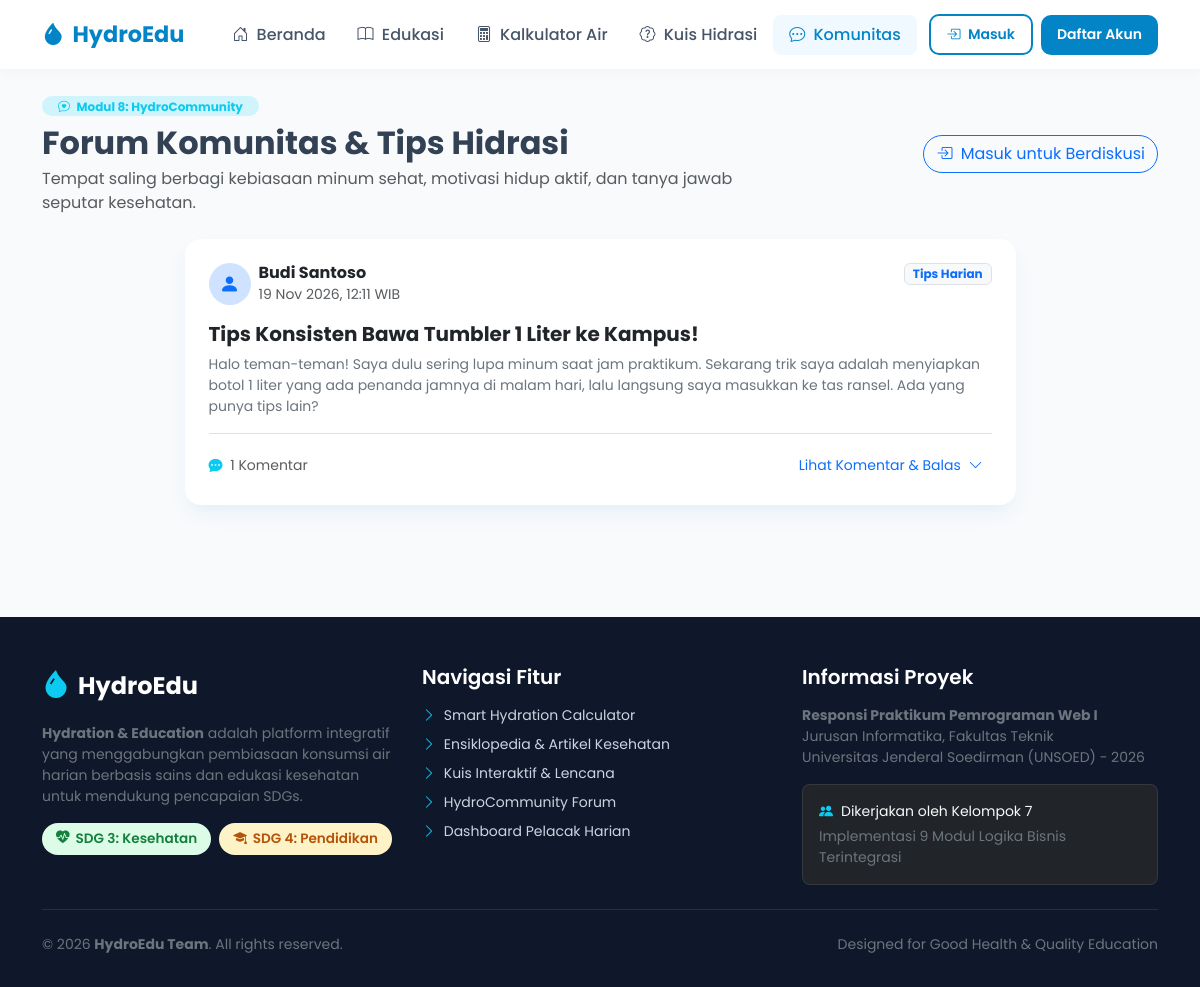
The app's page /pages/forum.php with its own data.
### tables this page shows
CREATE TABLE IF NOT EXISTS `forum_posts` (
  `id` INT AUTO_INCREMENT PRIMARY KEY,
  `user_id` INT NOT NULL,
  `judul` VARCHAR(255) NOT NULL,
  `konten` TEXT NOT NULL,
  `kategori` ENUM('Tips Harian', 'Pertanyaan', 'Cerita Sehat', 'Tantangan') DEFAULT 'Tips Harian',
  `created_at` TIMESTAMP DEFAULT CURRENT_TIMESTAMP,
  FOREIGN KEY (`user_id`) REFERENCES `users`(`id`) ON DELETE CASCADE
);

CREATE TABLE IF NOT EXISTS `users` (
  `id` INT AUTO_INCREMENT PRIMARY KEY,
  `nama` VARCHAR(100) NOT NULL,
  `email` VARCHAR(100) NOT NULL UNIQUE,
  `password` VARCHAR(255) NOT NULL,
  `role` ENUM('admin', 'user') DEFAULT 'user',
  `jenis_kelamin` ENUM('L', 'P') DEFAULT 'L',
  `berat_badan` FLOAT DEFAULT 60.0,
  `tingkat_aktivitas` ENUM('ringan', 'sedang', 'berat') DEFAULT 'sedang',
  `target_harian_ml` INT DEFAULT 2000,
  `foto_profil` VARCHAR(255) DEFAULT 'default-avatar.png',
  `created_at` TIMESTAMP DEFAULT CURRENT_TIMESTAMP,
  `updated_at` TIMESTAMP DEFAULT CURRENT_TIMESTAMP ON UPDATE CURRENT_TIMESTAMP
);

### config/koneksi.php (called while the page is built, shortened)
<?php
function isLoggedIn() {
    return isset($_SESSION['user_id']);
}
?>

### pages/forum.php (the view, shortened to what this page needs)
<?php
require_once __DIR__ . '/../config/koneksi.php';
$posts_query = mysqli_query($conn, "
    SELECT p.*, u.nama AS author_name, u.role,
           (SELECT COUNT(*) FROM forum_comments c WHERE c.post_id = p.id) AS total_comments
    FROM forum_posts p
    JOIN users u ON p.user_id = u.id
    ORDER BY p.created_at DESC
");
include_once __DIR__ . '/../includes/header.php';
?>
<div class="container py-4">
  <div class="row align-items-center mb-4">
    <div class="col-md-8">
      <span class="badge bg-info-subtle text-info fw-bold px-3 py-1 rounded-pill mb-2">
        <i class="bi bi-chat-heart me-1"></i> Modul 8: HydroCommunity
      </span>
      <h2 class="fw-bold mb-1">Forum Komunitas & Tips Hidrasi</h2>
      <p class="text-muted mb-0">Tempat saling berbagi kebiasaan minum sehat, motivasi hidup aktif, dan tanya jawab seputar kesehatan.</p>
    </div>
    <div class="col-md-4 text-md-end mt-3 mt-md-0">
      <?php if ($logged_in): ?>
        <button type="button" class="btn btn-hydro rounded-pill" data-bs-toggle="modal" data-bs-target="#modalNewPost">
          <i class="bi bi-pencil-square me-1"></i> Buat Diskusi Baru
        </button>
      <?php else: ?>
        <a href="<?= BASE_URL ?>pages/login.php" class="btn btn-outline-primary rounded-pill">
          <i class="bi bi-box-arrow-in-right me-1"></i> Masuk untuk Berdiskusi
        </a>
      <?php endif; ?>
    </div>
  </div>
  <div class="row justify-content-center">
    <div class="col-lg-9">
      <?php if ($posts_query && mysqli_num_rows($posts_query) > 0): ?>
        <?php while ($post = mysqli_fetch_assoc($posts_query)): ?>
          <?php $pid = (int)$post['id']; ?>
          <div class="card card-custom p-4 border-0 mb-4">
            <div class="d-flex justify-content-between align-items-start mb-2">
              <div class="d-flex align-items-center gap-2">
                <div class="d-inline-flex align-items-center justify-content-center bg-primary-subtle text-primary rounded-circle" style="width: 42px; height: 42px;">
                  <i class="bi bi-person-fill fs-5"></i>
                </div>
                <div>
                  <h6 class="fw-bold mb-0 text-dark"><?= htmlspecialchars($post['author_name']) ?></h6>
                  <span class="text-muted small"><?= date('d M Y, H:i', strtotime($post['created_at'])) ?> WIB</span>
                </div>
              </div>
              <span class="badge bg-light text-primary border">
                <?= htmlspecialchars($post['kategori']) ?>
              </span>
            </div>
            <h5 class="fw-bold my-2 text-dark"><?= htmlspecialchars($post['judul']) ?></h5>
            <p class="text-secondary small lh-base mb-3"><?= nl2br(htmlspecialchars($post['konten'])) ?></p>
            <div class="pt-3 border-top d-flex justify-content-between align-items-center">
              <span class="small text-muted">
                <i class="bi bi-chat-dots-fill text-info me-1"></i> <?= $post['total_comments'] ?> Komentar
              </span>
              <button class="btn btn-sm btn-link text-decoration-none" type="button" data-bs-toggle="collapse" data-bs-target="#comments-<?= $pid ?>">
                Lihat Komentar & Balas <i class="bi bi-chevron-down ms-1"></i>
              </button>
            </div>
          </div>
        <?php endwhile; ?>
      <?php endif; ?>
    </div>
  </div>
</div>
<?php include_once __DIR__ . '/../includes/footer.php'; ?>

### assets/css/style.css (style rules this page uses)
:root { --primary-color: #0284c7; --primary-hover: #0369a1; --secondary-color: #06b6d4; --success-color: #10b981; --accent-color: #f59e0b; --dark-color: #0f172a; --light-bg: #f8fafc; --card-shadow: 0 10px 25px -5px rgba(2, 132, 199, 0.08), 0 8px 10px -6px rgba(2, 132, 199, 0.04); }
body { font-family: 'Poppins', sans-serif; background-color: var(--light-bg); color: #334155; min-height: 100vh; display: flex; flex-direction: column; }
.card-custom { background: #ffffff; border: 1px solid #e2e8f0; border-radius: 16px; box-shadow: var(--card-shadow); transition: transform 0.2s ease, box-shadow 0.2s ease; }

### records on screen
forum_posts: user.nama "Budi Santoso", created_at "19 Nov 2026, 12:11", kategori "Tips Harian", judul "Tips Konsisten Bawa Tumbler 1 Liter ke Kampus!", konten "Halo teman-teman! Saya dulu sering lupa minum saat jam praktikum. Sekarang trik saya adalah menyiapkan botol 1 liter yang ada penanda jamnya di malam hari, lalu langsung saya masukkan ke tas ransel. Ada yang punya tips lain?", total_comments "1"
